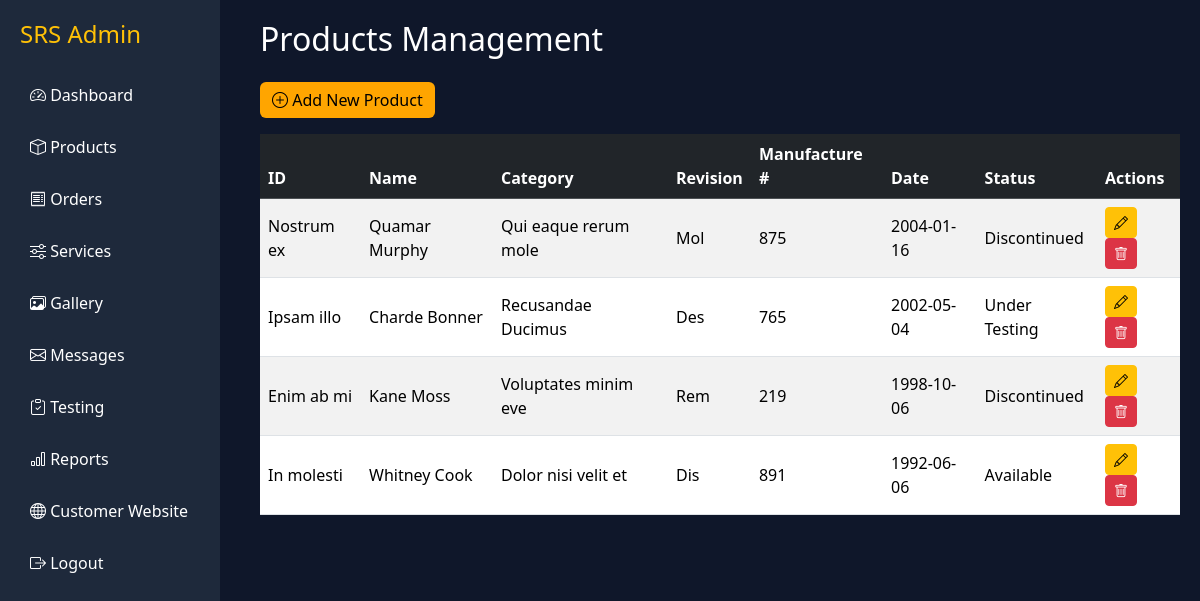
Page /admin-portal/products.php (signed in) on the committed database.
### tables this page shows
CREATE TABLE `products` (
  `ProductID` char(10) NOT NULL,
  `ProductName` varchar(100) NOT NULL,
  `Category` varchar(50) NOT NULL,
  `Revision` char(3) NOT NULL,
  `ManufacturingNumber` char(3) NOT NULL,
  `ManufactureDate` date NOT NULL,
  `Status` varchar(50) NOT NULL,
  `ImagePath` varchar(255) DEFAULT NULL,
  `Price` decimal(10,2) NOT NULL DEFAULT 0.00,
  `MainImage` varchar(255) DEFAULT NULL,
  `Datasheet` varchar(255) DEFAULT NULL
);

### admin-portal/products.php (the view, shortened to what this page needs)
<?php
include('includes/db.php');
$result = $conn->query("SELECT * FROM products ORDER BY ManufactureDate DESC");
?>
<!DOCTYPE html>
<html lang="en">
<head>
  <link href="https://cdn.jsdelivr.net/npm/bootstrap@5.3.2/dist/css/bootstrap.min.css" rel="stylesheet">
  <link href="https://cdn.jsdelivr.net/npm/bootstrap-icons/font/bootstrap-icons.css" rel="stylesheet">
</head>
<body>
  <?php include('sidebar.php'); ?>
  <div class="content">
    <h2 class="mb-4">Products Management</h2>
    <a href="product_add.php" class="btn btn-orange mb-3"><i class="bi bi-plus-circle"></i> Add New Product</a>
    <div class="table-responsive">
      <table class="table table-striped align-middle">
        <thead class="table-dark">
          <tr>
            <th>ID</th>
            <th>Name</th>
            <th>Category</th>
            <th>Revision</th>
            <th>Manufacture #</th>
            <th>Date</th>
            <th>Status</th>
            <th>Actions</th>
          </tr>
        </thead>
        <tbody>
          <?php while ($row = $result->fetch_assoc()): ?>
            <tr>
              <td><?= $row['ProductID'] ?></td>
              <td><?= htmlspecialchars($row['ProductName']) ?></td>
              <td><?= $row['Category'] ?></td>
              <td><?= $row['Revision'] ?></td>
              <td><?= $row['ManufacturingNumber'] ?></td>
              <td><?= $row['ManufactureDate'] ?></td>
              <td><?= $row['Status'] ?></td>
              <td>
                <a href="product_edit.php?id=<?= $row['ProductID'] ?>" class="btn btn-sm btn-warning"><i class="bi bi-pencil"></i></a>
                <a href="product_delete.php?id=<?= $row['ProductID'] ?>" class="btn btn-sm btn-danger" onclick="return confirm('Are you sure?')"><i class="bi bi-trash"></i></a>
              </td>
            </tr>
          <?php endwhile; ?>
        </tbody>
      </table>
    </div>
  </div>
</body>
</html>

### admin-portal/products.php (style rules this page uses)
body { background: #0f172a; color: white; }
.content { margin-left: 240px; padding: 20px; }
.table { color: white; }
.btn-orange { background: orange; color: black; border: none; }

### rows in the picture
products: ProductID "Nostrum ex", ProductName "Quamar Murphy", Category "Qui eaque rerum mole", Revision "Mol", ManufacturingNumber "875", ManufactureDate "2004-01-16", Status "Discontinued"
products: ProductID "Ipsam illo", ProductName "Charde Bonner", Category "Recusandae Ducimus", Revision "Des", ManufacturingNumber "765", ManufactureDate "2002-05-04", Status "Under Testing"
products: ProductID "Enim ab mi", ProductName "Kane Moss", Category "Voluptates minim eve", Revision "Rem", ManufacturingNumber "219", ManufactureDate "1998-10-06", Status "Discontinued"
products: ProductID "In molesti", ProductName "Whitney Cook", Category "Dolor nisi velit et", Revision "Dis", ManufacturingNumber "891", ManufactureDate "1992-06-06", Status "Available"
